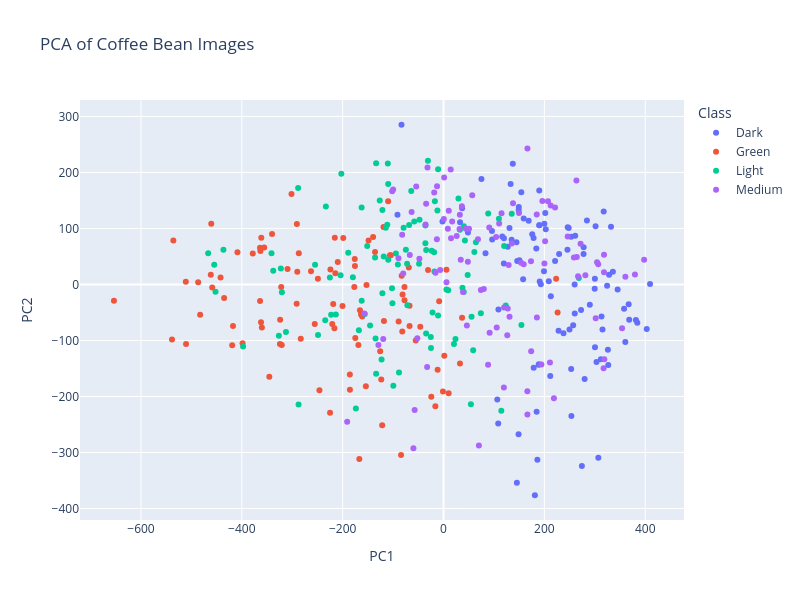

This figure's notebook cell:
### Code cell
import plotly.express as px

fig = px.scatter(
    df,
    x="PC1",
    y="PC2",
    color="Class",
    title="PCA of Coffee Bean Images",
    width=800,
    height=600
)

fig.show()
